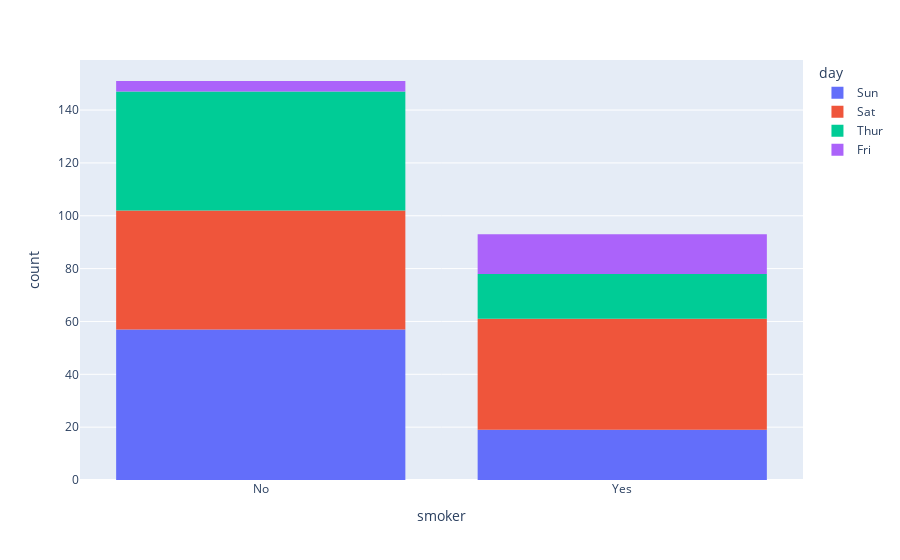

Notebook cell for this chart:
### Code cell
df = px.data.tips()
fig = px.histogram(df, x="smoker" ,color= "day")
fig.show()

### Figure 1 — Plotly figure (JSON) as saved in the notebook; plotly's stock layout.template omitted (floating-point values rounded to 4 significant figures)
{"data": [{"alignmentgroup": "True", "bingroup": "x", "hovertemplate": "day=Sun<br>smoker=%{x}<br>count=%{y}<extra></extra>", "legendgroup": "Sun", "marker": {"color": "#636efa", "pattern": {"shape": ""}}, "name": "Sun", "offsetgroup": "Sun", "orientation": "v", "showlegend": true, "type": "histogram", "x": ["No", "No", "No", "No", "No", "No", "No", "No", "No", "No", "No", "No", "No", "No", "No", "No", "No", "No", "No", "No", "No", "No", "No", "No", "No", "No", "No", "No", "No", "No", "No", "No", "No", "No", "No", "No", "No", "No", "No", "No", "No", "No", "No", "No", "No", "No", "No", "No", "No", "No", "No", "No", "No", "Yes", "No", "No", "No", "Yes", "Yes", "Yes", "Yes", "Yes", "Yes", "Yes", "Yes", "Yes", "Yes", "Yes", "Yes", "Yes", "No", "Yes", "Yes", "Yes", "Yes", "Yes"], "xaxis": "x", "yaxis": "y"}, {"alignmentgroup": "True", "bingroup": "x", "hovertemplate": "day=Sat<br>smoker=%{x}<br>count=%{y}<extra></extra>", "legendgroup": "Sat", "marker": {"color": "#EF553B", "pattern": {"shape": ""}}, "name": "Sat", "offsetgroup": "Sat", "orientation": "v", "showlegend": true, "type": "histogram", "x": ["No", "No", "No", "No", "No", "No", "No", "No", "No", "No", "No", "No", "No", "No", "No", "No", "No", "No", "No", "No", "No", "No", "Yes", "No", "Yes", "No", "Yes", "Yes", "Yes", "Yes", "No", "No", "No", "Yes", "No", "Yes", "No", "No", "Yes", "Yes", "No", "No", "Yes", "Yes", "Yes", "No", "Yes", "Yes", "Yes", "No", "Yes", "No", "No", "Yes", "Yes", "Yes", "Yes", "Yes", "Yes", "Yes", "Yes", "Yes", "Yes", "No", "Yes", "Yes", "Yes", "Yes", "Yes", "Yes", "Yes", "No", "No", "Yes", "Yes", "Yes", "No", "No", "Yes", "No", "Yes", "Yes", "No", "No", "Yes", "Yes", "No"], "xaxis": "x", "yaxis": "y"}, {"alignmentgroup": "True", "bingroup": "x", "hovertemplate": "day=Thur<br>smoker=%{x}<br>count=%{y}<extra></extra>", "legendgroup": "Thur", "marker": {"color": "#00cc96", "pattern": {"shape": ""}}, "name": "Thur", "offsetgroup": "Thur", "orientation": "v", "showlegend": true, "type": "histogram", "x": ["No", "No", "No", "Yes", "No", "No", "Yes", "No", "No", "No", "No", "No", "No", "No", "No", "No", "No", "No", "No", "No", "No", "No", "No", "No", "No", "No", "No", "No", "No", "No", "No", "No", "No", "No", "Yes", "No", "No", "No", "No", "No", "No", "No", "No", "No", "No", "No", "Yes", "Yes", "Yes", "Yes", "No", "Yes", "Yes", "Yes", "Yes", "Yes", "Yes", "Yes", "Yes", "Yes", "Yes", "No"], "xaxis": "x", "yaxis": "y"}, {"alignmentgroup": "True", "bingroup": "x", "hovertemplate": "day=Fri<br>smoker=%{x}<br>count=%{y}<extra></extra>", "legendgroup": "Fri", "marker": {"color": "#ab63fa", "pattern": {"shape": ""}}, "name": "Fri", "offsetgroup": "Fri", "orientation": "v", "showlegend": true, "type": "histogram", "x": ["Yes", "No", "Yes", "Yes", "No", "Yes", "Yes", "Yes", "Yes", "No", "Yes", "Yes", "Yes", "Yes", "Yes", "No", "Yes", "Yes", "Yes"], "xaxis": "x", "yaxis": "y"}], "layout": {"autosize": true, "barmode": "relative", "legend": {"title": {"text": "day"}, "tracegroupgap": 0}, "margin": {"t": 60}, "xaxis": {"anchor": "y", "autorange": true, "domain": [0, 1], "range": [-0.5, 1.5], "title": {"text": "smoker"}, "type": "category"}, "yaxis": {"anchor": "x", "autorange": true, "domain": [0, 1], "range": [0, 158.9], "title": {"text": "count"}}}}
